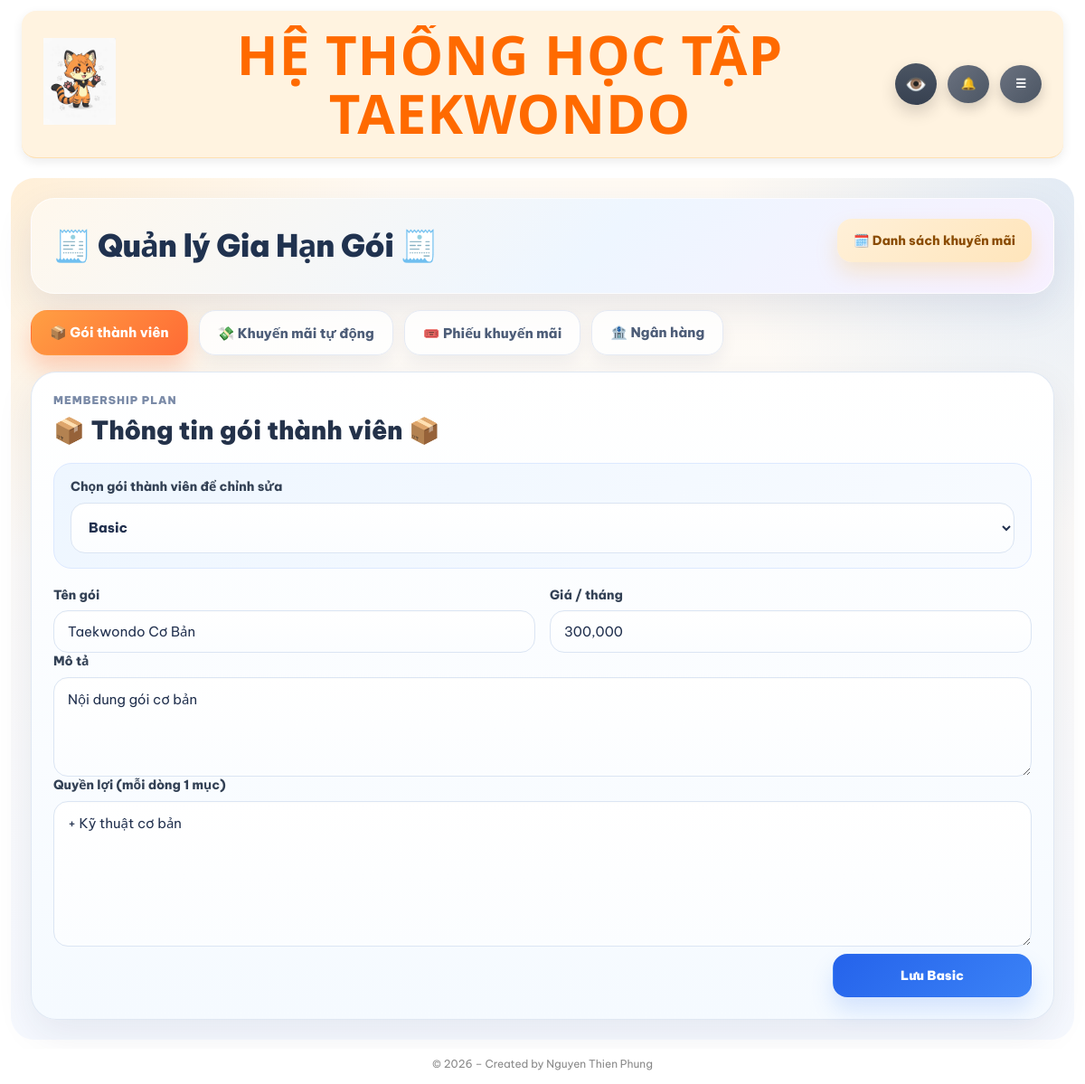
The page /admin/subscription-manager (signed in) on the database its author committed.
### Hệ thống ôn tập Taekwondo-DB.py (models this page shows)
class MemberPlan(db.Model):
    __tablename__ = "member_plan"
    id = db.Column(db.Integer, primary_key=True)
    code = db.Column(db.String(20), unique=True, nullable=False)   # BASIC / PRO / VIP
    name = db.Column(db.String(100), nullable=False)
    price_monthly = db.Column(db.Integer, nullable=False, default=0)
    description = db.Column(db.Text, nullable=True)
    features_text = db.Column(db.Text, nullable=True)  # mỗi dòng 1 quyền lợi
    is_active = db.Column(db.Boolean, default=True, nullable=False)
    sort_order = db.Column(db.Integer, default=0, nullable=False)
    updated_at = db.Column(db.DateTime, default=lambda: datetime.now(VN_TZ), onupdate=lambda: datetime.now(VN_TZ))

### Hệ thống ôn tập Taekwondo-DB.py (the view)
@app.route("/admin/subscription-manager")
@login_required
def admin_subscription_manager():
    if current_user.role != "admin":
        abort(403)
    plans = MemberPlan.query.order_by(MemberPlan.sort_order.asc()).all()
    promotions = PromotionCampaign.query.order_by(PromotionCampaign.created_at.desc()).all()
    bank = PaymentBankSetting.query.filter_by(is_active=True).first()
    users = (
        User.query
        .filter(User.role != "admin")
        .order_by(User.id.asc())
        .all()
    )
    now = datetime.now(VN_TZ).replace(tzinfo=None)
    return render_template(
        "admin_subscription_manager.html",
        plans=plans,
        promotions=promotions,
        bank=bank,
        users=users,
        now_dt=now,
    )

### Hệ thống ôn tập Taekwondo-DB.py (called while the page is built, shortened)
def now_vn():
    return datetime.now(VN_TZ)

@app.before_request
def force_change_password():
    if not current_user.is_authenticated:
        return
    allowed = [
        "account",
        "account_change_password",
        "logout",
        "static"
    ]
    if current_user.must_change_password:
        if request.endpoint not in allowed:
            return redirect(url_for("account"))

@app.context_processor
def inject_year():
    return {"current_year": datetime.now().year}

@app.context_processor
def inject_header_notifications():
    items = []
    unread_count = 0
    try:
        if current_user.is_authenticated:
            cleanup_old_notifications(30)
            if current_user.role == "admin":
                all_admin_items = (
                    Notification.query
                    .filter_by(role="admin")
                    .order_by(Notification.created_at.desc(), Notification.id.desc())
                    .all()
                )
                sorted_items = sorted(all_admin_items, key=admin_notification_priority)
                items = sorted_items[:10]
                unread_count = sum(1 for x in all_admin_items if not x.is_read)
    except Exception as e:
        print("[inject_header_notifications] ERROR:", e)
    return dict(
        header_notifications=items,
        header_notification_unread=unread_count
    )

@app.context_processor
def inject_member_plan_cards():
    try:
        if current_user.is_authenticated:
            return {
                "member_plan_cards": build_member_plan_cards_for_user(current_user),
                "payment_bank_setting": get_active_bank_setting(),
            }
    except Exception as e:
        print("[inject_member_plan_cards] ERROR:", e)
    return {
        "member_plan_cards": [],
        "payment_bank_setting": get_active_bank_setting(),
    }

def admin_notification_priority(n):
    action = (n.action_type or "").strip().lower()
    if action == "renew_request" and not bool(n.is_done):
        return (0, -(n.id or 0))
    if action == "feedback" and not bool(n.is_read) and not bool(n.is_done):
        return (1, -(n.id or 0))
    if action == "renew_request" and bool(n.is_done):
        return (2, -(n.id or 0))
    if action == "feedback":
        return (3, -(n.id or 0))
    return (9, -(n.id or 0))

@login_manager.user_loader
def load_user(user_id):
    return db.session.get(User, int(user_id))

### templates/admin_subscription_manager.html (shortened to what this page needs)
{% extends "base.html" %}
{% block page_css %}
  <link rel="stylesheet" href="{{ url_for('static', filename='css/admin_subscription.css', v=APP_VERSION) }}">
{% endblock %}
{% block content %}
<div class="sub-admin-page">
  <div class="sub-hero">
    <div class="sub-hero__left">
      <h2 class="admin-page-title">🧾 Quản lý Gia Hạn Gói 🧾</h2>
    </div>
    <div class="sub-hero__right">
      <button type="button" class="sub-hero-btn sub-hero-btn--soft" id="btnOpenPromoPopup">
        🗓️ Danh sách khuyến mãi
      </button>
    </div>
  </div>
  <div class="sub-tabs" id="subTabs">
    <button type="button" class="sub-tab is-active" data-tab="plans">📦 Gói thành viên</button>
    <button type="button" class="sub-tab" data-tab="campaign">💸 Khuyến mãi tự động</button>
    <button type="button" class="sub-tab" data-tab="voucher">🎟️ Phiếu khuyến mãi</button>
    <button type="button" class="sub-tab" data-tab="bank">🏦 Ngân hàng</button>
  </div>
  <div class="sub-panels">
    <section class="sub-panel is-active" data-panel="plans">
      <div class="sub-card sub-card--blue">
        <div class="sub-card-head">
          <div>
            <div class="sub-section-kicker">Membership Plan</div>
            <h3>📦 Thông tin gói thành viên 📦</h3>
          </div>
        </div>
        <div class="sub-highlight-box">
          <div class="sub-form">
            <div class="sub-row">
              <label for="planSwitcher">Chọn gói thành viên để chỉnh sửa</label>
              <select id="planSwitcher" class="plan-switcher">
                {% for p in plans %}
                  {% set code_upper = (p.code or '')|upper %}
                  {% if code_upper in ['BASIC', 'PRO', 'VIP'] %}
                    <option value="{{ code_upper }}">
                      {{ 'Basic' if code_upper == 'BASIC' else 'Pro' if code_upper == 'PRO' else 'Vip' }}
                    </option>
                  {% endif %}
                {% endfor %}
              </select>
            </div>
          </div>
        </div>
        <div class="plan-panels">
          {% for p in plans %}
            {% set code_upper = (p.code or '')|upper %}
            {% if code_upper in ['BASIC', 'PRO', 'VIP'] %}
            <form method="post"
                  action="{{ url_for('admin_save_plan', plan_id=p.id) }}"
                  class="sub-form plan-panel"
                  data-plan-code="{{ code_upper }}"
                  {% if not loop.first %}style="display:none;"{% endif %}>
              <div class="sub-panel-grid">
                <div class="sub-row">
                  <label>Tên gói</label>
                  <input type="text" name="name" value="{{ p.name }}">
                </div>
                <div class="sub-row">
                  <label>Giá / tháng</label>
                  <input type="text"
                         name="price_monthly_display"
                         value="{{ "{:,}".format(p.price_monthly) if p.price_monthly else '' }}"
                         class="price-input">
                </div>
              </div>
              <div class="sub-row">
                <label>Mô tả</label>
                <textarea name="description" rows="3">{{ p.description or '' }}</textarea>
              </div>
              <div class="sub-row">
                <label>Quyền lợi (mỗi dòng 1 mục)</label>
                <textarea name="features_text" rows="7">{{ p.features_text or '' }}</textarea>
              </div>
              <div class="sub-actions">
                <button class="ui-btn ui-btn--primary sub-btn-save" type="submit">
                  Lưu {{ 'Basic' if code_upper == 'BASIC' else 'Pro' if code_upper == 'PRO' else 'Vip' }}
                </button>
              </div>
            </form>
            {% endif %}
          {% endfor %}
        </div>
      </div>
    </section>
  </div>
</div>
{% endblock %}

### static/css/base.css (style rules this page uses)
* { box-sizing: border-box; font-family: Arial, Helvetica, sans-serif; }
html, body { margin:0; padding:0; height:100%; overflow:auto; }
body { min-height: 100vh; font-family: "Segoe UI", sans-serif; color: #222; background: none; }
:root { --font-main: "Be Vietnam Pro", system-ui, -apple-system, "Segoe UI", Roboto, "Helvetica Neue", Arial, "Noto Sans", "Liberation Sans", sans-serif; }
html, body { font-family: var(--font-main) !important; text-rendering: geometricPrecision; -webkit-font-smoothing: antialiased; -moz-osx-font-smoothing: grayscale; }
*, *::before, *::after { font-family: inherit; }
button, input, select, textarea { font-family: inherit !important; }
h1, h2, h3, h4, h5, h6 { font-family: inherit !important; }
small, label, a, p, span, li { font-family: inherit !important; }

### static/css/login.css (style rules this page uses)
.ui-btn { display:inline-flex; align-items:center; justify-content:center; gap: 8px; padding: 10px 12px; border-radius: 12px; font-weight: 700; border: 1px solid rgba(0,0,0,0.10); text-decoration:none; cursor:pointer; }
.ui-btn--primary { background: #2563eb; border-color: rgba(37,99,235,0.45); color: #fff; }

### static/css/ui.css (style rules this page uses)
:root { --ui-radius-pill: 999px; --ui-radius-12: 12px; --ui-radius-14: 14px; --ui-radius-18: 18px; --ui-blue-1:#2563eb; --ui-blue-2:#3b82f6; --ui-green-1:#16a34a; --ui-green-2:#22c55e; --ui-red-1:#ef4444; --ui-red-2:#dc2626; --ui-gray-1:#6b7280; --ui-gray-2:#4b5563; --ui-yellow-1:#ffe066; --ui-yellow-2:#f7b500; --ui-pink-1:#fda4af; --ui-pink-2:#fb7185; --ui-shadow-main: 0 6px 14px rgba(0,0,0,.18); --ui-shadow-soft: 0 14px 30px rgba(0,0,0,.10); --ui-focus-ring: 0 0 0 4px rgba(37,99,235,.14); }
.ui-btn { appearance:none; border: 1px solid transparent; cursor:pointer; display:inline-flex; align-items:center; justify-content:center; gap:8px; height: 46px; width:46px; padding: 0 18px; border-radius: var(--ui-radius-pill); font-size:14px; font-weight:900; line-height:1; color:#fff; background:linear-gradient(135deg,var(--ui-blue-1),var(--ui-blue-2)); box-shadow: var(--ui-shadow-main); transition: transform .16s ease, filter .16s ease, box-shadow .16s ease; text-decoration: none; user-select: none; box-sizing: border-box; }
.ui-btn--primary { background:linear-gradient(135deg,var(--ui-blue-1),var(--ui-blue-2)); }
.ui-btn--primary { width:150px; }

### static/css/result.css (style rules this page uses)
:root { --rs-text: #111827; --rs-muted:#6b7280; --rs-red:#e53935; --rs-orange:#ea580c; --rs-border:#e5e7eb; --rs-card:#ffffff; --rs-soft-blue:#f7fbff; --rs-soft-blue-bd:#e3eef8; --rs-shadow: 0 20px 50px rgba(0,0,0,.18); }

### static/css/mobile.css (style rules this page uses)
:root { --m-gap: 12px; --m-gap-sm: 10px; --m-radius: 14px; --m-radius-lg: 18px; --m-font-xs: 12px; --m-font-sm: 13px; --m-font-md: 14px; --m-font-lg: 16px; --m-font-xl: 18px; --m-font-2xl: 22px; --m-header-h: 74px; --m-btn-h: 44px; --m-input-h: 44px; }
html { -webkit-text-size-adjust: 100%; }

### rows shown on the page
MemberPlan: name "Taekwondo Cơ Bản", price_monthly_display "300,000", description "Nội dung gói cơ bản", features_text "+ Kỹ thuật cơ bản", code "Basic"

### other values the page prints
form field value "Basic"
